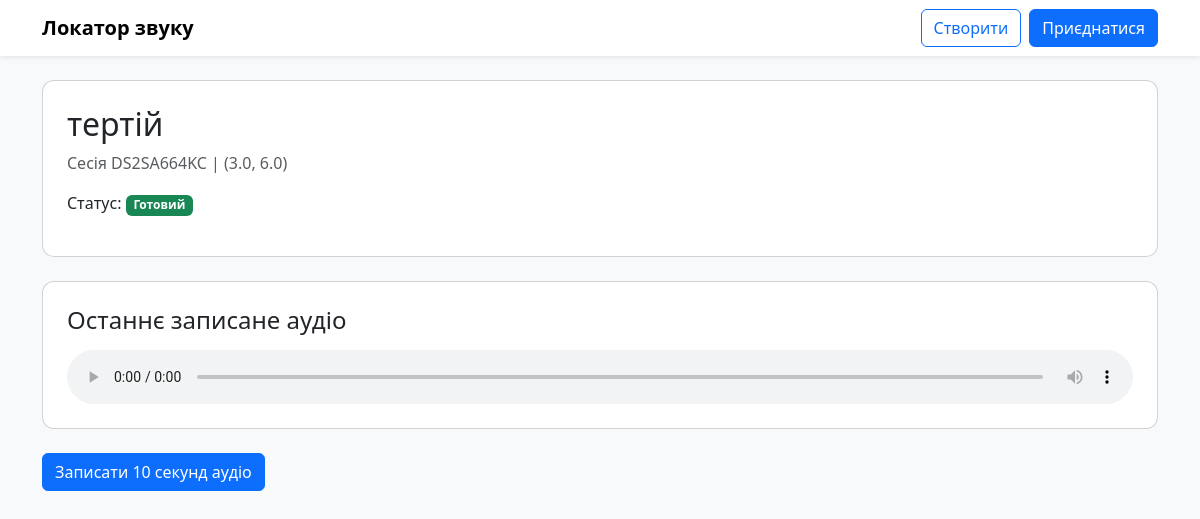
Page /mic/10/ on the committed database.
### core/models.py (models this page shows, shortened)
class Microphone(models.Model):
    session = models.ForeignKey(Session, on_delete=models.CASCADE, related_name='microphone_data')
    device_name = models.CharField(max_length=100)
    x_coordinate = models.FloatField()
    y_coordinate = models.FloatField()
    is_ready = models.BooleanField(default=False)
    connected_at = models.DateTimeField(auto_now_add=True)

class Session(models.Model):
    start_time = models.DateTimeField(auto_now_add=True)
    end_time = models.DateTimeField(null=True, blank=True)
    code = models.CharField(default=generate_code, max_length=10, unique=True)
    owner_name = models.CharField(max_length=100)
    width = models.FloatField()
    height = models.FloatField()
    is_active = models.BooleanField(default=True)

### core/views.py (the view)
# urls.py: path('mic/<int:pk>/', views.mic_detail, name='mic_detail'),
def mic_detail(request, pk):
    mic = get_object_or_404(Microphone, pk=pk)
    active_round = (
        RecordingRound.objects
        .filter(session=mic.session, is_active=True)
        .order_by("-created_at")
        .first()
    )
    last_segment = (
        AudioSegment.objects
        .filter(microphone=mic)
        .order_by("-created_at")
        .first()
    )
    last_segment_url = None
    if last_segment and last_segment.cloud_url:
        last_segment_url = make_public_url(last_segment.cloud_url)
    return render(request, "mic_detail.html", {
        "microphone": mic,
        "last_segment": last_segment,
        "last_segment_url": last_segment_url,
        "active_round": active_round,
    })

### core/cloud_storage.py (called while the page is built)
def _parse_gs_uri(gs_uri: str) -> tuple[str, str]:
    if not gs_uri or not gs_uri.startswith("gs://"):
        raise ValueError(f"Invalid gs uri: {gs_uri!r}")
    parsed = urlparse(gs_uri)
    bucket = parsed.netloc
    obj = parsed.path.lstrip("/")
    if not bucket or not obj:
        raise ValueError(f"Invalid gs uri: {gs_uri!r}")
    return bucket, obj

def make_public_url(gs_uri: str) -> str:
    bucket, obj = _parse_gs_uri(gs_uri)
    return f"https://storage.googleapis.com/{bucket}/{obj}"

### templates/mic_detail.html (shortened to what this page needs)
{% extends "base.html" %}
{% block content %}
<div class="card p-4 mb-4">
    <h2>{{ microphone.device_name }}</h2>
    <p class="text-muted">
        Сесія {{ microphone.session.code }} |
        ({{ microphone.x_coordinate }}, {{ microphone.y_coordinate }})
    </p>
    <p>
        Статус:
        {% if microphone.is_ready %}
            <span class="badge bg-success">Готовий</span>
        {% else %}
            <span class="badge bg-danger">Не готовий</span>
        {% endif %}
    </p>
</div>
<div class="card p-4 mb-4">
    <h4>Останнє записане аудіо</h4>
    {% if last_segment_url %}
    <audio controls class="w-100 mt-2" src="{{ last_segment_url }}"></audio>
    {% else %}
      <p class="text-muted">Немає посилання на аудіо</p>
    {% endif %}
</div>
<button id="startBtn"
        class="btn btn-primary"
        {% if not active_round %}disabled{% endif %}>
    Записати 10 секунд аудіо
</button>
{% endblock %}

### templates/base.html (style rules this page uses)
body { background-color: #f8f9fa; }
.card { border-radius: 12px; }

### rows in the picture
Microphone: device_name "тертій", session.code "DS2SA664KC", x_coordinate "3.0", y_coordinate "6.0"
